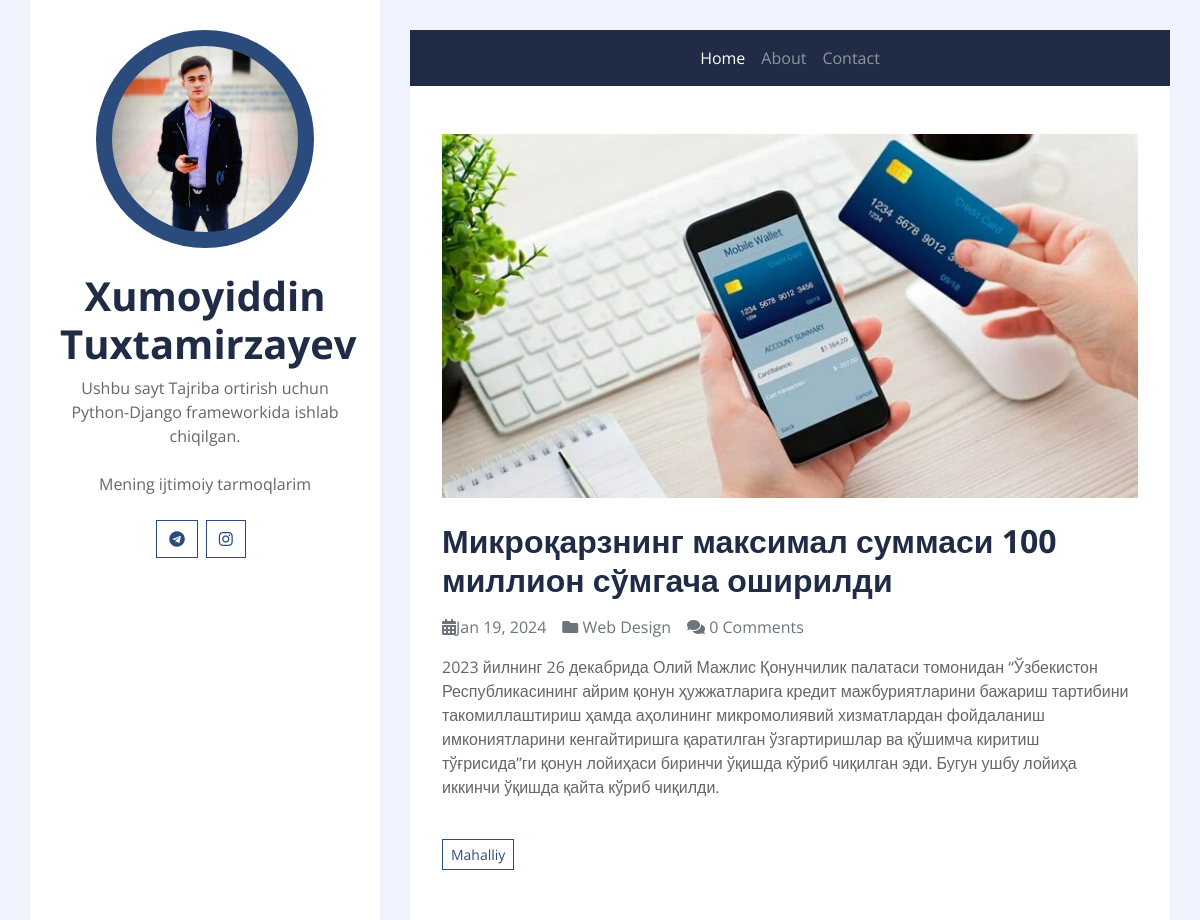
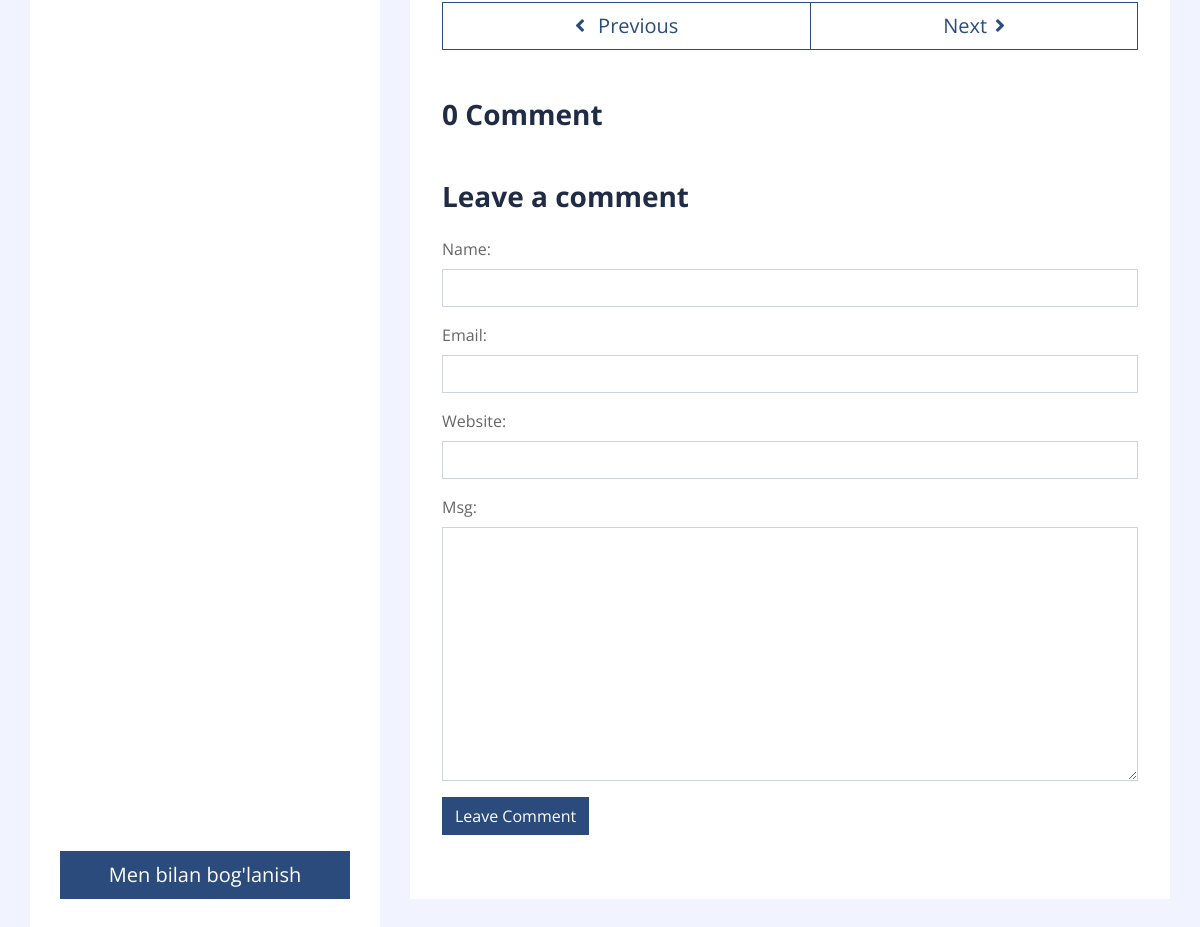
The page /detail/2/ on the database its author committed (2 pictures, top to bottom).
### PostApp/models.py (models this page shows, shortened)
class Post(models.Model):
    title = models.CharField(max_length=500)
    body = models.TextField()
    image = models.FileField(upload_to="post-images")
    created = models.DateTimeField(auto_now_add=True)
    tags = models.ManyToManyField('Tag', related_name='tags', blank=True, null=True)
    class Meta:
        app_label = 'PostApp'
        ordering = ['-created']

class Tag(models.Model):
    name = models.CharField(max_length=100)
    created = models.DateTimeField(auto_now_add=True)

### PostApp/views.py (the view)
# urls.py: path("detail/<int:pk>/", views.getPost, name="postdetail"),
def getPost(request, pk):
    post = Post.objects.get(pk=pk)
    comments = post.comments.all()
    comment_form = CommentForm()
    tags = post.tags.all()
    if request.method=='POST':
        comment_form = CommentForm(request.POST)
        if comment_form.is_valid():
            cf = comment_form.save(commit=False)
            cf.post_id = post.id
            cf.save()
    return render(request, "postapp/detail.html", context={"post":post, "comment_form": comment_form, "comments":comments, "tags": tags})

### PostApp/forms.py
class CommentForm(forms.ModelForm):
    class Meta:
        model = Coments
        fields = ['name', 'email', 'website', 'msg']
    def __init__(self, *args, **kwargs):
        super(CommentForm, self).__init__(*args, **kwargs)
        for name, field in self.fields.items():
            field.widget.attrs.update({"class":"form-control"})

### templates/postapp/detail.html (shortened to what this page needs)
{% extends 'base.html' %}
{% load static %}
{% block content %}
<div class="container py-5 px-2 bg-white">
                <div class="row px-4">
                    <div class="col-12">
                        {% if post.image %}
                        <img class="img-fluid mb-4" src="{{post.image.url}}" alt="Image">
                        {% endif %}
                        <h2 class="mb-3 font-weight-bold">{{post.title}}</h2>
                        <div class="d-flex">
                            <p class="mr-3 text-muted"><i class="fa fa-calendar-alt"></i>{{post.created|date:"M d, Y" }}</p>
                            <p class="mr-3 text-muted"><i class="fa fa-folder"></i> Web Design</p>
                            <p class="mr-3 text-muted"><i class="fa fa-comments"></i> {{post.comments.count}} Comments</p>
                        </div>
                        <p>{{post.body}}</p>
                    </div>
                    <div class="col-12 py-4">
                        {% for tag in tags %}
                        <a href="#" class="btn btn-sm btn-outline-primary mb-1">{{tag.name}}</a>
                        {% endfor %}
                    </div>
                    <div class="col-12 py-4">
                        <div class="btn-group btn-group-lg w-100">
                            <button type="button" class="btn btn-outline-primary"><i class="fa fa-angle-left mr-2"></i> Previous</button>
                            <button type="button" class="btn btn-outline-primary">Next<i class="fa fa-angle-right ml-2"></i></button>
                        </div>
                    </div>
                    <div class="col-12 py-4">
                        {% if post.comments.count <= 1 %}
                        <h3 class="mb-4 font-weight-bold">{{post.comments.count}} Comment</h3>
                        {% else %}
                        <h3 class="mb-4 font-weight-bold">{{post.comments.count}} Comments</h3>
                        {% endif %}
                    </div>
                    <div class="col-12">
                        <h3 class="mb-4 font-weight-bold">Leave a comment</h3>
                        <form method="post">
                            {{comment_form.as_p}}
                            <div class="form-group">
                                <input type="submit" value="Leave Comment" class="btn btn-primary">
                            </div>
                        </form>
                    </div>
                </div>
            </div>
</div>
{% endblock content %}

### rows shown on the page
Post: image (picture), title "Микроқарзнинг максимал суммаси 100 миллион сўмгача оширилди", created "Jan 19, 2024", comments.count "0", body "2023 йилнинг 26 декабрида Олий Мажлис Қонунчилик палатаси томонидан “Ўзбекистон Республикасининг айрим қонун ҳужжатларига кредит мажбуриятларини бажариш тартибини такомиллаштириш ҳамда аҳолининг микромолиявий хизматлардан фойдаланиш имкониятларини кенгайтиришга қаратилган ўзгартиришлар ва қўшимча киритиш тўғрисида”ги қонун лойиҳаси биринчи ўқишда кўриб чиқилган эди. Бугун ушбу лойиҳа иккинчи ўқишда қайта кўриб чиқилди."
Tag: name "Mahalliy"
